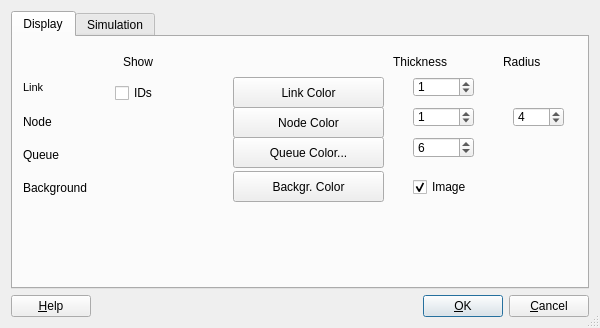
<?xml version="1.0" encoding="UTF-8"?>
<ui version="4.0">
 <class>ParametersDialog</class>
 <widget class="QDialog" name="ParametersDialog">
  <property name="geometry">
   <rect>
    <x>0</x>
    <y>0</y>
    <width>600</width>
    <height>328</height>
   </rect>
  </property>
  <property name="windowTitle">
   <string>Parameters</string>
  </property>
  <property name="windowIcon">
   <iconset resource="canvas_qt4.qrc">
    <normaloff>:/images/icon-tool.png</normaloff>:/images/icon-tool.png</iconset>
  </property>
  <property name="sizeGripEnabled">
   <bool>true</bool>
  </property>
  <layout class="QVBoxLayout">
   <property name="spacing">
    <number>6</number>
   </property>
   <property name="margin">
    <number>11</number>
   </property>
   <item>
    <widget class="QTabWidget" name="tabWidget">
     <property name="enabled">
      <bool>true</bool>
     </property>
     <property name="currentIndex">
      <number>0</number>
     </property>
     <widget class="QWidget" name="Widget8">
      <attribute name="title">
       <string>Display</string>
      </attribute>
      <widget class="QLabel" name="textLabel3">
       <property name="geometry">
        <rect>
         <x>380</x>
         <y>10</y>
         <width>111</width>
         <height>31</height>
        </rect>
       </property>
       <property name="text">
        <string>&lt;html&gt;&lt;head/&gt;&lt;body&gt;&lt;p&gt;Thickness&lt;/p&gt;&lt;/body&gt;&lt;/html&gt;</string>
       </property>
       <property name="wordWrap">
        <bool>false</bool>
       </property>
      </widget>
      <widget class="QLabel" name="textLabel3_2">
       <property name="geometry">
        <rect>
         <x>490</x>
         <y>10</y>
         <width>91</width>
         <height>31</height>
        </rect>
       </property>
       <property name="text">
        <string>&lt;html&gt;&lt;head/&gt;&lt;body&gt;&lt;p&gt;Radius&lt;/p&gt;&lt;/body&gt;&lt;/html&gt;</string>
       </property>
       <property name="wordWrap">
        <bool>false</bool>
       </property>
      </widget>
      <widget class="QLabel" name="textLabel1_3">
       <property name="geometry">
        <rect>
         <x>10</x>
         <y>70</y>
         <width>61</width>
         <height>31</height>
        </rect>
       </property>
       <property name="text">
        <string>&lt;html&gt;&lt;head/&gt;&lt;body&gt;&lt;p&gt;Node&lt;/p&gt;&lt;/body&gt;&lt;/html&gt;</string>
       </property>
       <property name="wordWrap">
        <bool>false</bool>
       </property>
      </widget>
      <widget class="QLabel" name="textLabel1_3_2">
       <property name="geometry">
        <rect>
         <x>10</x>
         <y>103</y>
         <width>71</width>
         <height>31</height>
        </rect>
       </property>
       <property name="text">
        <string>&lt;html&gt;&lt;head/&gt;&lt;body&gt;&lt;p&gt;Queue&lt;/p&gt;&lt;/body&gt;&lt;/html&gt;</string>
       </property>
       <property name="wordWrap">
        <bool>false</bool>
       </property>
      </widget>
      <widget class="QLabel" name="textLabel1_2">
       <property name="geometry">
        <rect>
         <x>10</x>
         <y>40</y>
         <width>61</width>
         <height>21</height>
        </rect>
       </property>
       <property name="text">
        <string>&lt;!DOCTYPE HTML PUBLIC &quot;-//W3C//DTD HTML 4.0//EN&quot; &quot;http://www.w3.org/TR/REC-html40/strict.dtd&quot;&gt;
&lt;html&gt;&lt;head&gt;&lt;meta name=&quot;qrichtext&quot; content=&quot;1&quot; /&gt;&lt;style type=&quot;text/css&quot;&gt;
p, li { white-space: pre-wrap; }
&lt;/style&gt;&lt;/head&gt;&lt;body style=&quot; font-family:'MS Shell Dlg 2'; font-size:8pt; font-weight:400; font-style:normal;&quot;&gt;
&lt;p style=&quot; margin-top:0px; margin-bottom:0px; margin-left:0px; margin-right:0px; -qt-block-indent:0; text-indent:0px;&quot;&gt;Link&lt;/p&gt;&lt;/body&gt;&lt;/html&gt;</string>
       </property>
       <property name="wordWrap">
        <bool>false</bool>
       </property>
      </widget>
      <widget class="QLabel" name="textLabel1">
       <property name="geometry">
        <rect>
         <x>110</x>
         <y>10</y>
         <width>61</width>
         <height>31</height>
        </rect>
       </property>
       <property name="text">
        <string>&lt;html&gt;&lt;head/&gt;&lt;body&gt;&lt;p&gt;Show&lt;/p&gt;&lt;/body&gt;&lt;/html&gt;</string>
       </property>
       <property name="wordWrap">
        <bool>false</bool>
       </property>
      </widget>
      <widget class="QLabel" name="textLabel1_3_2_2">
       <property name="geometry">
        <rect>
         <x>10</x>
         <y>136</y>
         <width>121</width>
         <height>31</height>
        </rect>
       </property>
       <property name="text">
        <string>&lt;html&gt;&lt;head/&gt;&lt;body&gt;&lt;p&gt;Background&lt;/p&gt;&lt;/body&gt;&lt;/html&gt;</string>
       </property>
       <property name="wordWrap">
        <bool>false</bool>
       </property>
      </widget>
      <widget class="QPushButton" name="NodeColorButton">
       <property name="geometry">
        <rect>
         <x>220</x>
         <y>70</y>
         <width>151</width>
         <height>31</height>
        </rect>
       </property>
       <property name="text">
        <string>Node Color</string>
       </property>
      </widget>
      <widget class="QPushButton" name="QueueColorButton">
       <property name="geometry">
        <rect>
         <x>220</x>
         <y>100</y>
         <width>151</width>
         <height>31</height>
        </rect>
       </property>
       <property name="text">
        <string>Queue Color...</string>
       </property>
      </widget>
      <widget class="QCheckBox" name="ShowBgImage">
       <property name="geometry">
        <rect>
         <x>400</x>
         <y>140</y>
         <width>111</width>
         <height>20</height>
        </rect>
       </property>
       <property name="text">
        <string>Image</string>
       </property>
       <property name="checked">
        <bool>true</bool>
       </property>
      </widget>
      <widget class="QCheckBox" name="LinkIds">
       <property name="geometry">
        <rect>
         <x>102</x>
         <y>46</y>
         <width>111</width>
         <height>20</height>
        </rect>
       </property>
       <property name="text">
        <string>IDs</string>
       </property>
      </widget>
      <widget class="QPushButton" name="BgColorButton">
       <property name="geometry">
        <rect>
         <x>220</x>
         <y>134</y>
         <width>151</width>
         <height>31</height>
        </rect>
       </property>
       <property name="text">
        <string>Backgr. Color</string>
       </property>
      </widget>
      <widget class="QPushButton" name="LinkColorButton">
       <property name="geometry">
        <rect>
         <x>220</x>
         <y>40</y>
         <width>151</width>
         <height>31</height>
        </rect>
       </property>
       <property name="text">
        <string>Link Color</string>
       </property>
      </widget>
      <widget class="QSpinBox" name="NodeThickness">
       <property name="geometry">
        <rect>
         <x>400</x>
         <y>70</y>
         <width>61</width>
         <height>20</height>
        </rect>
       </property>
       <property name="value">
        <number>1</number>
       </property>
      </widget>
      <widget class="QSpinBox" name="NodeRadius">
       <property name="geometry">
        <rect>
         <x>500</x>
         <y>70</y>
         <width>51</width>
         <height>20</height>
        </rect>
       </property>
       <property name="minimum">
        <number>1</number>
       </property>
       <property name="value">
        <number>4</number>
       </property>
      </widget>
      <widget class="QSpinBox" name="LinkThickness">
       <property name="geometry">
        <rect>
         <x>400</x>
         <y>40</y>
         <width>61</width>
         <height>20</height>
        </rect>
       </property>
       <property name="value">
        <number>1</number>
       </property>
      </widget>
      <widget class="QSpinBox" name="QueueThickness">
       <property name="geometry">
        <rect>
         <x>400</x>
         <y>100</y>
         <width>61</width>
         <height>21</height>
        </rect>
       </property>
       <property name="value">
        <number>6</number>
       </property>
      </widget>
     </widget>
     <widget class="QWidget" name="tab">
      <attribute name="title">
       <string>Simulation</string>
      </attribute>
      <widget class="QLabel" name="TextLabel2">
       <property name="geometry">
        <rect>
         <x>10</x>
         <y>30</y>
         <width>81</width>
         <height>41</height>
        </rect>
       </property>
       <property name="text">
        <string>Refresh rate:</string>
       </property>
       <property name="wordWrap">
        <bool>true</bool>
       </property>
      </widget>
      <widget class="QSpinBox" name="refreshrate">
       <property name="geometry">
        <rect>
         <x>110</x>
         <y>30</y>
         <width>80</width>
         <height>25</height>
        </rect>
       </property>
       <property name="focusPolicy">
        <enum>Qt::ClickFocus</enum>
       </property>
       <property name="maximum">
        <number>5000</number>
       </property>
       <property name="value">
        <number>100</number>
       </property>
      </widget>
      <widget class="QLabel" name="TextLabel4">
       <property name="geometry">
        <rect>
         <x>440</x>
         <y>40</y>
         <width>24</width>
         <height>22</height>
        </rect>
       </property>
       <property name="text">
        <string>%</string>
       </property>
       <property name="wordWrap">
        <bool>false</bool>
       </property>
      </widget>
      <widget class="QLabel" name="TextLabel5">
       <property name="geometry">
        <rect>
         <x>200</x>
         <y>90</y>
         <width>24</width>
         <height>22</height>
        </rect>
       </property>
       <property name="text">
        <string>%</string>
       </property>
       <property name="wordWrap">
        <bool>false</bool>
       </property>
      </widget>
      <widget class="QLabel" name="TextLabel3">
       <property name="geometry">
        <rect>
         <x>200</x>
         <y>30</y>
         <width>31</width>
         <height>22</height>
        </rect>
       </property>
       <property name="text">
        <string>ms</string>
       </property>
       <property name="wordWrap">
        <bool>false</bool>
       </property>
      </widget>
      <widget class="QLabel" name="TextLabel6">
       <property name="geometry">
        <rect>
         <x>440</x>
         <y>90</y>
         <width>24</width>
         <height>22</height>
        </rect>
       </property>
       <property name="text">
        <string>px</string>
       </property>
       <property name="wordWrap">
        <bool>false</bool>
       </property>
      </widget>
      <widget class="QSpinBox" name="simspeed">
       <property name="geometry">
        <rect>
         <x>110</x>
         <y>150</y>
         <width>80</width>
         <height>25</height>
        </rect>
       </property>
       <property name="focusPolicy">
        <enum>Qt::ClickFocus</enum>
       </property>
       <property name="toolTip">
        <string>100% is 1:1</string>
       </property>
       <property name="whatsThis">
        <string>Updatefactor determines how much time is reserved for simulation and how much for updating the screen. 100% means fastest simulation. 99% is already much slower, but the GUI responds much nicer.</string>
       </property>
       <property name="minimum">
        <number>0</number>
       </property>
       <property name="maximum">
        <number>2000</number>
       </property>
       <property name="singleStep">
        <number>10</number>
       </property>
       <property name="value">
        <number>100</number>
       </property>
      </widget>
      <widget class="QLabel" name="TextLabel7">
       <property name="geometry">
        <rect>
         <x>200</x>
         <y>150</y>
         <width>24</width>
         <height>22</height>
        </rect>
       </property>
       <property name="text">
        <string>%</string>
       </property>
       <property name="wordWrap">
        <bool>false</bool>
       </property>
      </widget>
      <widget class="QLabel" name="TextLabel11">
       <property name="geometry">
        <rect>
         <x>10</x>
         <y>140</y>
         <width>81</width>
         <height>51</height>
        </rect>
       </property>
       <property name="text">
        <string>Sim speed:</string>
       </property>
       <property name="wordWrap">
        <bool>true</bool>
       </property>
      </widget>
      <widget class="QLabel" name="TextLabel10">
       <property name="geometry">
        <rect>
         <x>240</x>
         <y>90</y>
         <width>111</width>
         <height>21</height>
        </rect>
       </property>
       <property name="text">
        <string>Pan factor:</string>
       </property>
       <property name="wordWrap">
        <bool>false</bool>
       </property>
      </widget>
      <widget class="QLabel" name="TextLabel8">
       <property name="geometry">
        <rect>
         <x>240</x>
         <y>30</y>
         <width>111</width>
         <height>51</height>
        </rect>
       </property>
       <property name="text">
        <string>Update factor:</string>
       </property>
       <property name="wordWrap">
        <bool>true</bool>
       </property>
      </widget>
      <widget class="QSpinBox" name="updatefactor">
       <property name="geometry">
        <rect>
         <x>350</x>
         <y>40</y>
         <width>80</width>
         <height>25</height>
        </rect>
       </property>
       <property name="focusPolicy">
        <enum>Qt::ClickFocus</enum>
       </property>
       <property name="toolTip">
        <string>100% is max speed</string>
       </property>
       <property name="whatsThis">
        <string>Updatefactor determines how much time is reserved for simulation and how much for updating the screen. 100% means fastest simulation. 99% is already much slower, but the GUI responds much nicer.</string>
       </property>
       <property name="minimum">
        <number>1</number>
       </property>
       <property name="maximum">
        <number>100</number>
       </property>
       <property name="singleStep">
        <number>1</number>
       </property>
       <property name="value">
        <number>100</number>
       </property>
      </widget>
      <widget class="QLabel" name="TextLabel9">
       <property name="geometry">
        <rect>
         <x>10</x>
         <y>80</y>
         <width>81</width>
         <height>51</height>
        </rect>
       </property>
       <property name="text">
        <string>Zoom factor:</string>
       </property>
       <property name="wordWrap">
        <bool>true</bool>
       </property>
      </widget>
      <widget class="QSpinBox" name="zoomfactor">
       <property name="geometry">
        <rect>
         <x>110</x>
         <y>90</y>
         <width>80</width>
         <height>25</height>
        </rect>
       </property>
       <property name="focusPolicy">
        <enum>Qt::ClickFocus</enum>
       </property>
       <property name="toolTip">
        <string>100% is 1:1</string>
       </property>
       <property name="whatsThis">
        <string>Updatefactor determines how much time is reserved for simulation and how much for updating the screen. 100% means fastest simulation. 99% is already much slower, but the GUI responds much nicer.</string>
       </property>
       <property name="minimum">
        <number>1</number>
       </property>
       <property name="maximum">
        <number>200</number>
       </property>
       <property name="singleStep">
        <number>1</number>
       </property>
       <property name="value">
        <number>150</number>
       </property>
      </widget>
      <widget class="QSpinBox" name="panfactor">
       <property name="geometry">
        <rect>
         <x>350</x>
         <y>90</y>
         <width>80</width>
         <height>25</height>
        </rect>
       </property>
       <property name="focusPolicy">
        <enum>Qt::ClickFocus</enum>
       </property>
       <property name="toolTip">
        <string/>
       </property>
       <property name="whatsThis">
        <string/>
       </property>
       <property name="minimum">
        <number>1</number>
       </property>
       <property name="maximum">
        <number>200</number>
       </property>
       <property name="singleStep">
        <number>10</number>
       </property>
       <property name="value">
        <number>20</number>
       </property>
      </widget>
     </widget>
    </widget>
   </item>
   <item>
    <layout class="QHBoxLayout">
     <property name="spacing">
      <number>6</number>
     </property>
     <property name="margin">
      <number>0</number>
     </property>
     <item>
      <widget class="QPushButton" name="buttonHelp">
       <property name="text">
        <string>&amp;Help</string>
       </property>
       <property name="shortcut">
        <string>F1</string>
       </property>
       <property name="autoDefault">
        <bool>true</bool>
       </property>
      </widget>
     </item>
     <item>
      <spacer>
       <property name="orientation">
        <enum>Qt::Horizontal</enum>
       </property>
       <property name="sizeType">
        <enum>QSizePolicy::Expanding</enum>
       </property>
       <property name="sizeHint" stdset="0">
        <size>
         <width>20</width>
         <height>20</height>
        </size>
       </property>
      </spacer>
     </item>
     <item>
      <widget class="QPushButton" name="buttonOk">
       <property name="text">
        <string>&amp;OK</string>
       </property>
       <property name="shortcut">
        <string/>
       </property>
       <property name="autoDefault">
        <bool>true</bool>
       </property>
       <property name="default">
        <bool>true</bool>
       </property>
      </widget>
     </item>
     <item>
      <widget class="QPushButton" name="buttonCancel">
       <property name="text">
        <string>&amp;Cancel</string>
       </property>
       <property name="shortcut">
        <string/>
       </property>
       <property name="autoDefault">
        <bool>true</bool>
       </property>
      </widget>
     </item>
    </layout>
   </item>
  </layout>
 </widget>
 <layoutdefault spacing="6" margin="11"/>
 <includes>
  <include location="global">qcolordialog.h</include>
  <include location="global">qmatrix.h</include>
 </includes>
 <resources>
  <include location="canvas_qt4.qrc"/>
 </resources>
 <connections>
  <connection>
   <sender>buttonOk</sender>
   <signal>clicked()</signal>
   <receiver>ParametersDialog</receiver>
   <slot>accept()</slot>
   <hints>
    <hint type="sourcelabel">
     <x>293</x>
     <y>291</y>
    </hint>
    <hint type="destinationlabel">
     <x>20</x>
     <y>20</y>
    </hint>
   </hints>
  </connection>
  <connection>
   <sender>buttonCancel</sender>
   <signal>clicked()</signal>
   <receiver>ParametersDialog</receiver>
   <slot>reject()</slot>
   <hints>
    <hint type="sourcelabel">
     <x>376</x>
     <y>291</y>
    </hint>
    <hint type="destinationlabel">
     <x>20</x>
     <y>20</y>
    </hint>
   </hints>
  </connection>
  <connection>
   <sender>ShowBgImage</sender>
   <signal>toggled(bool)</signal>
   <receiver>ParametersDialog</receiver>
   <slot>ShowBgImage_toggled(bool)</slot>
   <hints>
    <hint type="sourcelabel">
     <x>113</x>
     <y>164</y>
    </hint>
    <hint type="destinationlabel">
     <x>20</x>
     <y>20</y>
    </hint>
   </hints>
  </connection>
 </connections>
</ui>
